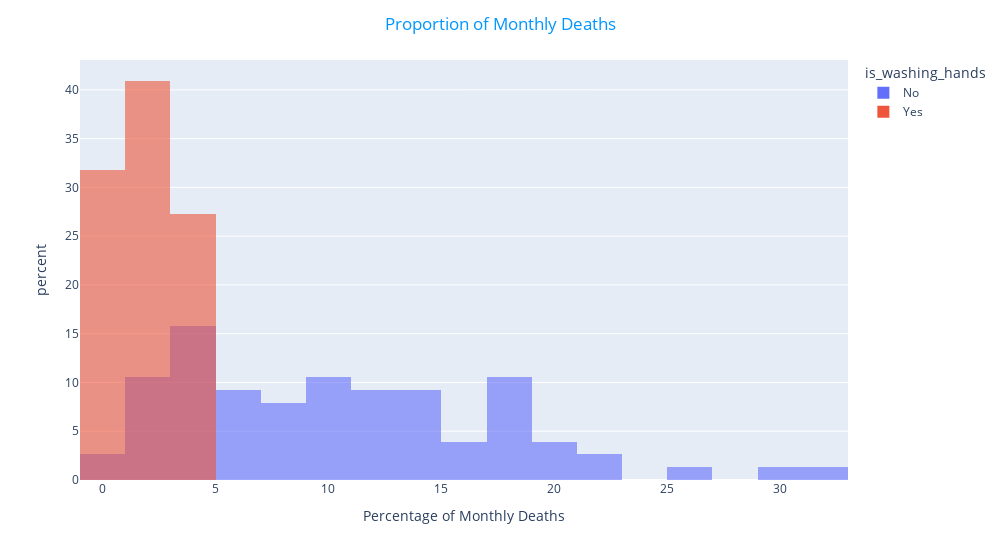

The code cell stored with this chart in its notebook:
### Markdown cell above
### Use Histograms to Visualise the Monthly Distribution of Outcomes

**Challenge**: Create a [plotly histogram](https://plotly.com/python/histograms/) to show the monthly percentage of deaths. 

* Use docs to check out the available parameters. Use the [`color` parameter](https://plotly.github.io/plotly.py-docs/generated/plotly.express.histogram.html) to display two overlapping histograms.
* The time period of handwashing is shorter than not handwashing. Change `histnorm` to `percent` to make the time periods comparable. 
* Make the histograms slighlty transparent
* Experiment with the number of bins on the histogram. Which number work well in communicating the range of outcomes?
* Just for fun, display your box plot on the top of the histogram using the `marginal` parameter.

### Code cell
df_monthly['pct_deaths'] = df_monthly['pct_deaths'] * 100
hist = px.histogram(df_monthly, x='pct_deaths', color='is_washing_hands',nbins=30,opacity=0.6,barmode='overlay',histnorm='percent',)
hist.update_layout(xaxis_title='Percentage of Monthly Deaths').update_layout(title_text='Proportion of Monthly Deaths', title_x=0.5, width=1000)
hist['layout']['title']['font'] = dict(color='#0096FF')
hist.show()

### Figure 1 — Plotly figure (JSON) as saved in the notebook; plotly's stock layout.template omitted (floating-point values rounded to 4 significant figures)
{"data": [{"alignmentgroup": "True", "bingroup": "x", "histnorm": "percent", "hovertemplate": "is_washing_hands=No<br>pct_deaths=%{x}<br>percent=%{y}<extra></extra>", "legendgroup": "No", "marker": {"color": "#636efa", "opacity": 0.6, "pattern": {"shape": ""}}, "name": "No", "nbinsx": 30, "offsetgroup": "No", "orientation": "v", "showlegend": true, "type": "histogram", "x": [14.57, 7.531, 4.332, 1.569, 0.7843, 5, 8.421, 1.351, 1.878, 11.02, 22.55, 20.85, 12.22, 10.23, 10.74, 3.226, 6.593, 20.78, 25.46, 18.39, 29.34, 22.97, 31.38, 19.12, 15.97, 12.41, 11.93, 6.098, 4.082, 0.5236, 1.554, 2.262, 17.6, 7.143, 8.051, 15.16, 11.28, 17.03, 17.31, 5.833, 2.679, 4.369, 6.32, 1.224, 3.226, 11.02, 10.55, 7.591, 4.745, 4.452, 4.231, 4.392, 7.143, 6.122, 3.586, 10.55, 14.84, 10.94, 10.49, 13.39, 18.09, 15.43, 18.97, 13.44, 10.15, 13.1, 18.06, 14.39, 14.96, 10.77, 5.369, 3.215, 1.923, 3.607, 18.27, 12.24], "xaxis": "x", "yaxis": "y"}, {"alignmentgroup": "True", "bingroup": "x", "histnorm": "percent", "hovertemplate": "is_washing_hands=Yes<br>pct_deaths=%{x}<br>percent=%{y}<extra></extra>", "legendgroup": "Yes", "marker": {"color": "#EF553B", "opacity": 0.6, "pattern": {"shape": ""}}, "name": "Yes", "nbinsx": 30, "offsetgroup": "Yes", "orientation": "v", "showlegend": true, "type": "histogram", "x": [2.239, 1.2, 1.894, 4.58, 3.957, 4.472, 2.93, 3.534, 0.6873, 0, 0.6557, 0.9585, 1.136, 0.3717, 0, 0.9615, 2.341, 2.903, 1.34, 2.233, 3.085, 4.926], "xaxis": "x", "yaxis": "y"}], "layout": {"barmode": "overlay", "legend": {"title": {"text": "is_washing_hands"}, "tracegroupgap": 0}, "margin": {"t": 60}, "title": {"font": {"color": "#0096FF"}, "text": "Proportion of Monthly Deaths", "x": 0.5}, "width": 1000, "xaxis": {"anchor": "y", "domain": [0, 1], "title": {"text": "Percentage of Monthly Deaths"}}, "yaxis": {"anchor": "x", "domain": [0, 1], "title": {"text": "percent"}}}}
